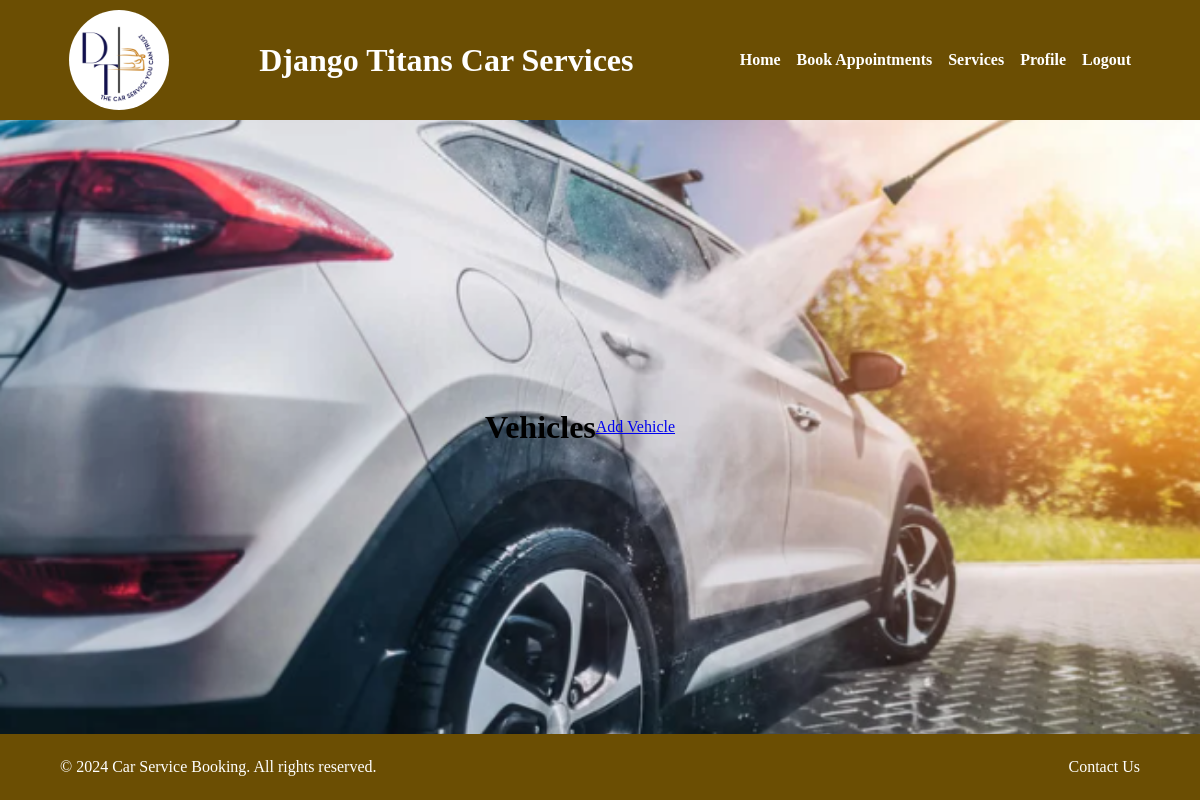
The page /car-services/vehicles/ (signed in) on the database as committed earlier.
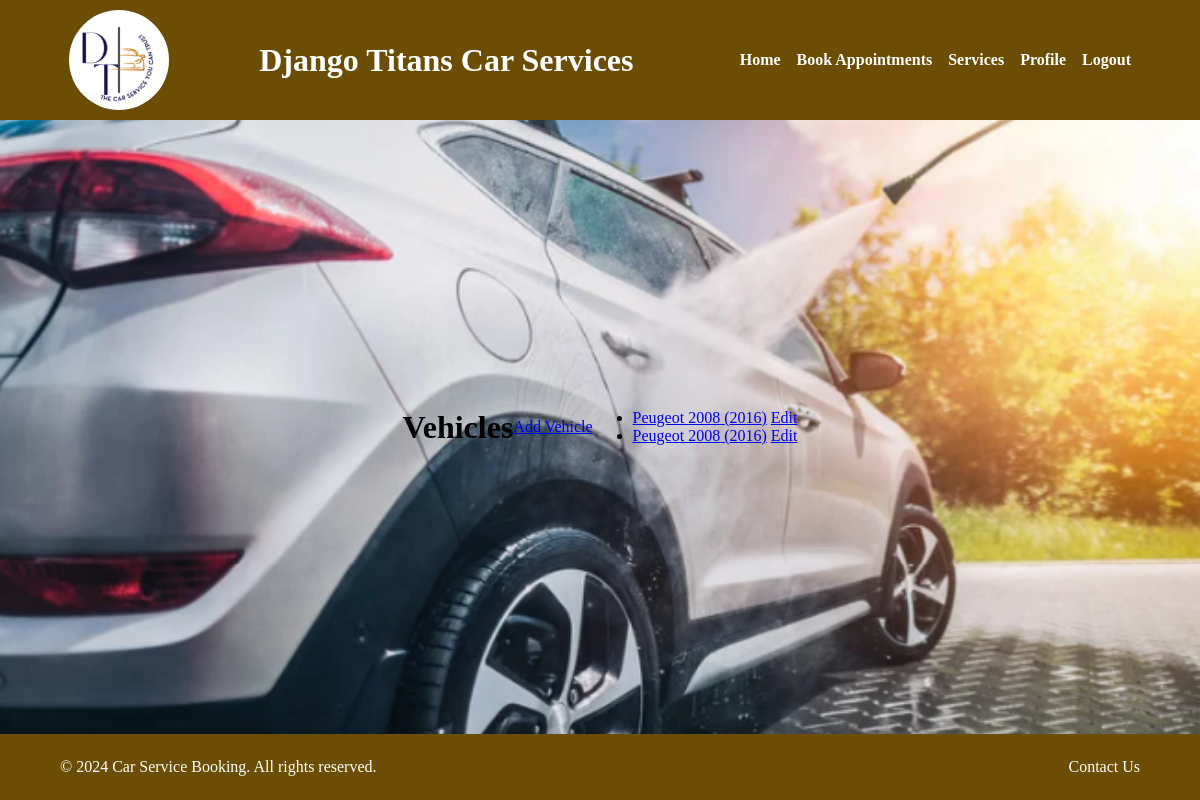
The same page on the database as committed later.
### car_services/models.py (models this page shows, shortened)
class Vehicle(models.Model):
    user = models.ForeignKey(User, on_delete=models.CASCADE, related_name='vehicles')
    make = models.CharField(max_length=100)
    model = models.CharField(max_length=100)
    year = models.PositiveIntegerField()

### car_services/views.py (the view)
# urls.py: path('vehicles/', views.VehicleListView.as_view(), name='vehicle_list'),
@method_decorator(login_required, name='dispatch')
class VehicleListView(View):
    template_name = 'vehicle_list.html'
    def get(self, request):
        vehicles = request.user.vehicles.all()
        return render(request, self.template_name, {'vehicles': vehicles})

### car_services/templates/car_services/vehicle_list.html (shortened to what this page needs)
{% extends 'base.html' %}
{% block content %}
<h1>Vehicles</h1>
<a href="{% url 'vehicle_create' %}">Add Vehicle</a>
<ul>
    {% for vehicle in vehicles %}
    <li>
        <a href="{% url 'vehicle_detail' vehicle.pk %}">{{ vehicle.make }} {{ vehicle.model }} ({{ vehicle.year }})</a>
        <a href="{% url 'edit_vehicle' vehicle.pk %}">Edit</a>
    </li>
    {% endfor %}
</ul>
{% endblock %}

### car_services/templates/car_services/base.html (shortened to what this page needs)
{% load static %}
<!DOCTYPE html>
<html lang="en">
<head>
    <link rel="stylesheet" href="{% static 'css/style.css' %}">
</head>
<body>
    <header>
        <div class="container">
            <img src="{% static 'images/Logo.png' %}" alt="logo" id="logo">
            <h1>Django Titans Car Services</h1>
            <nav>
                <ul>
                    <li><a href="{% url 'index' %}">Home</a></li>
                    {% if user.is_authenticated %}
                    <li><a href="{% url 'appointment_list' %}">Book Appointments</a></li>
                    <li><a href="{% url 'services' %}">Services</a></li>
                    <li><a href="{% url 'profile' %}">Profile</a></li>
                    <li><a href="{% url 'logout' %}">Logout</a></li>
                    {% else %}
                    <li><a href="{% url 'login' %}">Login</a></li>
                    <li><a href="{% url 'signup' %}">Sign Up</a></li>
                    {% endif %}
                </ul>
            </nav>
        </div>
    </header>
    <main>
        {% block content %}
        {% endblock %}
    </main>
    <footer>
        <div class="container">
            <p>&copy; 2024 Car Service Booking. All rights reserved.</p>
            <p><a href="#contact">Contact Us</a></p>
        </div>
    </footer>
</body>
</html>

### car_services/static/css/style.css (style rules this page uses)
html, body { height: 100%; margin: 0; }
body { display: flex; flex-direction: column; }
header { background-color: rgb(107, 78, 3); color: white; padding: 10px; margin-bottom: 0; }
header .container, footer .container { display: flex; justify-content: space-between; align-items: center; width: 90%; margin: 0 auto; }
header nav ul { list-style-type: none; padding: 0; margin: 0; display: flex; }
header nav ul li { margin-left: 1rem; }
header nav ul li a { color: white; text-decoration: none; font-weight: bold; }
#logo { border-radius: 50%; block-size: relative; height: 100px; }
footer { background-color: rgb(107, 78, 3); color: white; text-align: center; padding: 1rem 0; margin-top: auto; }
footer .container { width: 90%; margin: 0 auto; }
footer p { margin: 0.5rem 0; }
footer a { color: white; text-decoration: none; }
main { flex: 1; display: flex; justify-content: center; align-items: center; text-align: center; background: url("../../static/images/HeroImage.png") no-repeat center; background-size: cover; width: 100%; height: 100vh; z-index: 99; }

Rows that differ between the two databases and show on the page:
added Vehicle: make "Peugeot", model "2008", year "2016"
added Vehicle: make "Peugeot", model "2008", year "2016"
